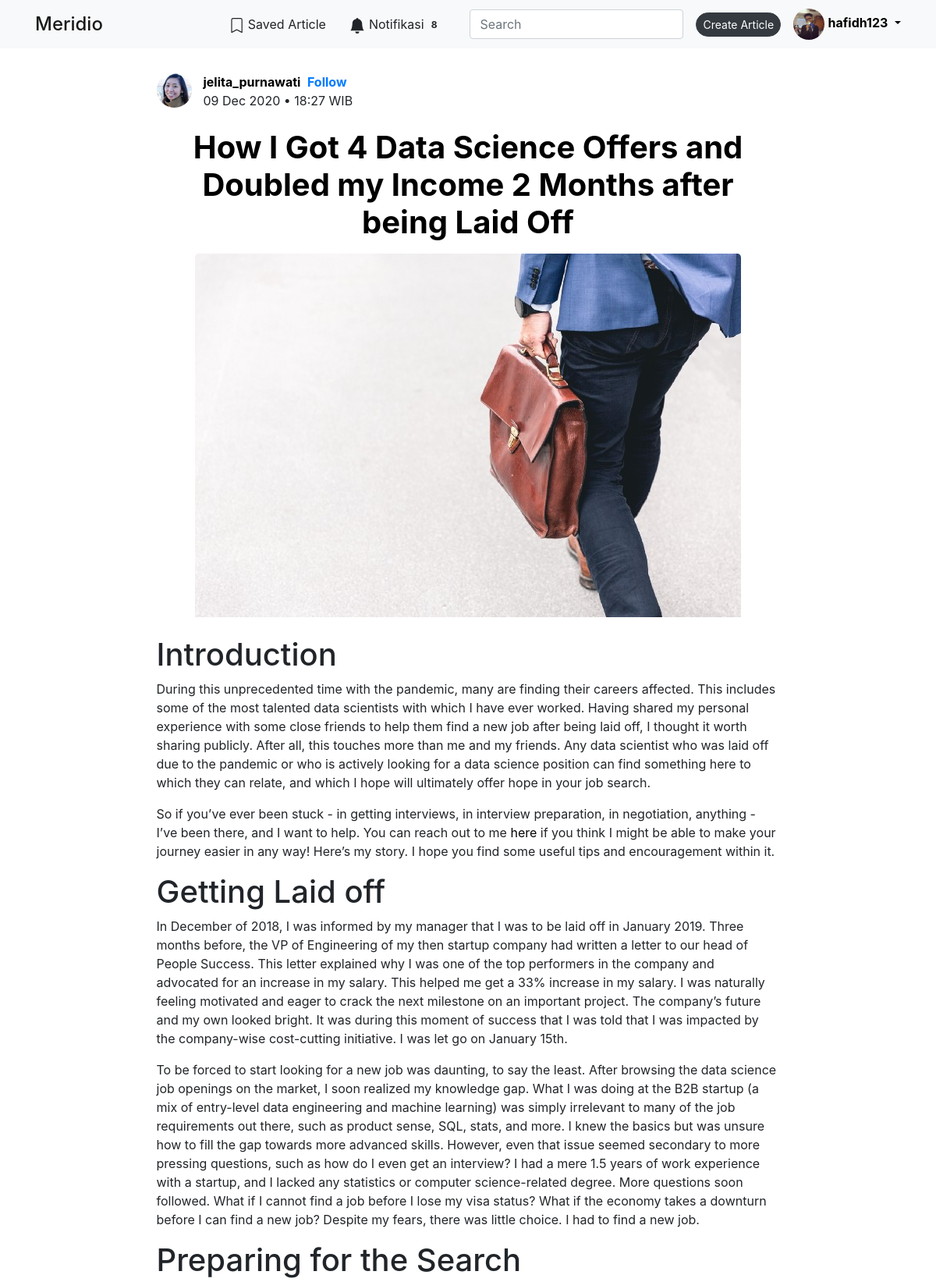
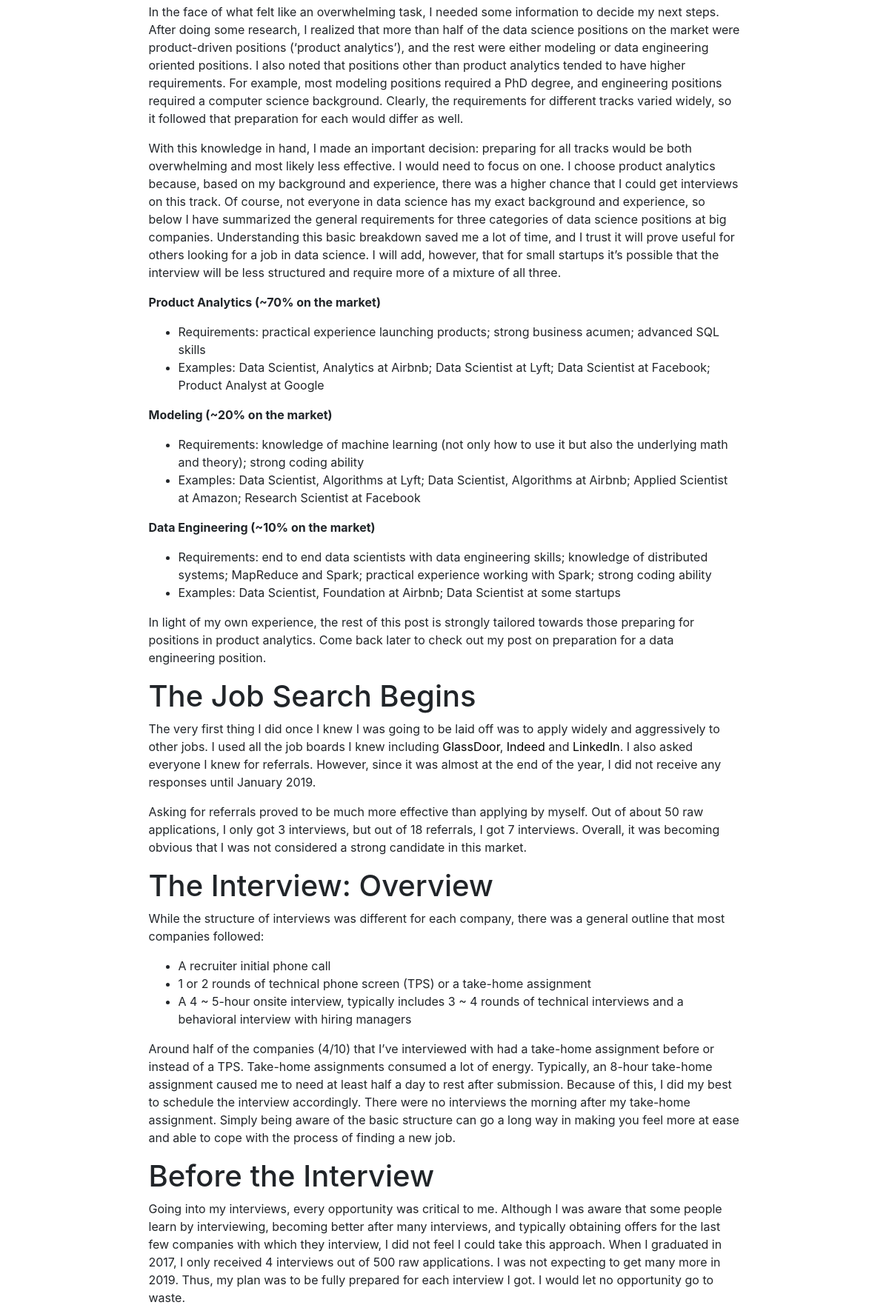
The app's page /page/article.php?id=34 (signed in, upper part) with its own data (2 pictures, top to bottom).
### tables this page shows
CREATE TABLE `user` (
  `id` bigint(20) NOT NULL,
  `username` varchar(20) NOT NULL,
  `nama_lengkap` varchar(666) NOT NULL,
  `email` varchar(666) NOT NULL,
  `foto_profil` char(32) NOT NULL,
  `password` char(255) NOT NULL,
  `tempat_tinggal` varchar(666) NOT NULL,
  `tanggal_lahir` date NOT NULL,
  `pekerjaan` varchar(666) NOT NULL,
  `pendidikan` varchar(666) NOT NULL,
  `tentang` text NOT NULL,
  `waktu_pendaftaran` datetime NOT NULL
);

CREATE TABLE `artikel` (
  `id` bigint(20) NOT NULL,
  `user_id` bigint(20) NOT NULL,
  `waktu_buat` datetime NOT NULL,
  `judul_artikel` varchar(666) NOT NULL,
  `header_artikel` char(32) NOT NULL,
  `isi_artikel` text NOT NULL
);

### page/database.php (called while the page is built, shortened)
<?php
$db = mysqli_connect('localhost', 'root', '', 'pemweb');
function query($query)
{
    global $db;
    $result = mysqli_query($db, $query);
    $rows = [];
    while ($row = mysqli_fetch_assoc($result)) {
        $rows[] = $row;
    }
    return $rows;
}

### page/article.php (the view, shortened to what this page needs)
<?php
require "./database.php";
if (isset($_SESSION['login'])) {
    if (isset($_SESSION['id'])) {
        $my_id = $_SESSION['id'];
    } else {
        $my_id = $_COOKIE['id'];
    }
    $queryMyUser = "SELECT * FROM user WHERE id = $my_id";
    $myUser = query($queryMyUser);
    $myUser = $myUser[0];
}
$queryArticle = "SELECT * FROM artikel JOIN user ON artikel.user_id = user.id  WHERE artikel.id = " . $_GET['id'];
$dataArticle = query($queryArticle);
$dataArticle = $dataArticle[0];
?>
<!DOCTYPE html>
<html lang="en">
	<head>
		<link rel="stylesheet" href="./../css/bootstrap.min.css">
		<link rel="stylesheet" href="./../css/all.css">
		<link rel="stylesheet" href="./../css/style article.css" />
	</head>
	<body>
		<?php if (isset($_SESSION['login'])): ?>
			<nav class="navbar navbar-expand-lg navbar-light bg-light fixed-top">
				<div class="container">
					<a class="navbar-brand mb-0 h1" href="./../index.php">Meridio</a>
					<div class="collapse navbar-collapse" id="navbarSupportedContent">
						<div class="utility-navbar mr-4 text-center">
							<div class="saved-article d-inline">
								<a href="./saved article.php" target="_blank">
									<button
										type="button"
										class="btn btn-light"
										data-toggle="tooltip"
										data-placement="top"
										title="Saved Article"
									>
										Saved Article
									</button>
								</a>
							</div>
							<div class="notifications d-inline-block">
								<a href="./notifikasi.php" target="_blank">
									<button
										type="button"
										class="btn btn-light button-notifications"
										data-toggle="tooltip"
										data-placement="top"
										data-user-id="<?=$myUser['id']?>"
										title="Notifikasi"
									>
										<?php
											$queryCekNotifikasi = "SELECT * FROM user_notifikasi WHERE user_id = " . $myUser['id'] . " AND sudah_dilihat = 0";
											$cekNotifikasi = query($queryCekNotifikasi);
											if (!$cekNotifikasi):
										?>
											<svg
												width="1.2em"
												height="1.2em"
												viewBox="0 0 16 16"
												class="bi bi-bell"
												fill="currentColor"
												xmlns="http://www.w3.org/2000/svg"
											>
												<path d="M8 16a2 2 0 0 0 2-2H6a2 2 0 0 0 2 2z" />
												<path
													fill-rule="evenodd"
													d="M8 1.918l-.797.161A4.002 4.002 0 0 0 4 6c0 .628-.134 2.197-.459 3.742-.16.767-.376 1.566-.663 2.258h10.244c-.287-.692-.502-1.49-.663-2.258C12.134 8.197 12 6.628 12 6a4.002 4.002 0 0 0-3.203-3.92L8 1.917zM14.22 12c.223.447.481.801.78 1H1c.299-.199.557-.553.78-1C2.68 10.2 3 6.88 3 6c0-2.42 1.72-4.44 4.005-4.901a1 1 0 1 1 1.99 0A5.002 5.002 0 0 1 13 6c0 .88.32 4.2 1.22 6z"
												/>
											</svg>
											Notifikasi
										<?php else: ?>
											<svg xmlns="http://www.w3.org/2000/svg" width="20" height="20" fill="currentColor" class="bi bi-bell-fill" viewBox="0 0 16 16">
												<path d="M8 16a2 2 0 0 0 2-2H6a2 2 0 0 0 2 2zm.995-14.901a1 1 0 1 0-1.99 0A5.002 5.002 0 0 0 3 6c0 1.098-.5 6-2 7h14c-1.5-1-2-5.902-2-7 0-2.42-1.72-4.44-4.005-4.901z"/>
											</svg>
											Notifikasi <span class="badge"><?=count($cekNotifikasi)?></span>
										<?php endif?>
									</button>
								</a>
							</div>
						</div>
						<form action="./search.php" class="form-inline my-2 my-lg-0">
							<input
								class="form-control mr-3"
								type="search"
								placeholder="Search"
								aria-label="Search"
								name="s"
							/>
						</form>
						<div class="buat-postingan mr-3">
							<a href="./buat article.php" target="_blank">
								<button type="button" class="btn btn-dark btn-sm rounded-pill">
									Create Article
								</button>
							</a>
						</div>
						<div class="dropdown">
							<button
								class="dropdown-toggle"
								type="button"
								id="dropdownMenuButton"
								data-toggle="dropdown"
								aria-haspopup="true"
								aria-expanded="false"
							>
								<img
									src="./../src/profile_pictures/<?=$myUser['foto_profil']?>.jpg"
									alt="<?=$myUser['username']?>"
									class="rounded-circle"
									width="40em"
								/>
								<span class="font-weight-bold"><?=$myUser['username']?></span>
							</button>
						</div>
					</div>
				</div>
			</nav>
		<?php endif?>
		<section class="pb-2">
			<div class="container container-bagian-tengah">
				<div class="row d-flex justify-content-center p-3 atas">
					<div class="article-1 col-md-9 p-3 rounded-lg">
						<div class="account-article-1">
							<a href="./profile.php?id=<?=$dataArticle['user_id']?>" target="_blank">
								<img
									src="./../src/profile_pictures/<?=$dataArticle['foto_profil']?>.jpg"
									alt="<?=$dataArticle['username']?>"
									class="rounded-circle float-left"
									width="45em"
								/>
							</a>
							<div class="row">
								<div class="col">
									<a href="./profile.php?id=<?=$dataArticle['user_id']?>" target="_blank">
										<span class="font-weight-bold"><?=$dataArticle['username']?></span>
									</a>
									<?php if (isset($_SESSION['login'])): ?>
										<?php
											$queryCekFollow = "SELECT * FROM user_followers WHERE user_id_followers = " . $dataArticle['user_id'] . " AND user_id = " . $myUser['id'];
											$cekFollow = query($queryCekFollow);
										?>
										<?php if ($dataArticle['user_id'] === $myUser['id']): ?>
										<?php elseif (!$cekFollow): ?>
											<button class="followSekarang" data-id="<?=$dataArticle['user_id']?>" data-user-id="<?=$myUser['id']?>">
												<span class="text-primary font-weight-bold mx-1"
													>Follow</span
												>
											</button>
										<?php endif?>
									<?php endif?>
								</div>
							</div>
							<div class="row">
								<div class="col">
                                    <?php
										$time = strtotime($dataArticle['waktu_buat']);
										$time = date('d M Y • H:i', $time);
									?>
                                    <span><?=$time?> WIB</span>
								</div>
							</div>
						</div>
						<div class="content-article pt-2">
							<article>
								<a href="">
									<h1 class="font-weight-bolder pb-2 pt-3 text-center d-block">
										<?=$dataArticle['judul_artikel']?>
									</h1>
								</a>
								<img
									src="./../src/article_images/<?=$dataArticle['header_artikel']?>.jpg"
									class="img-fluid rounded-lg pb-4 d-block mx-auto"
									alt="<?=$dataArticle['judul_artikel']?>"
								/>
								<span>
									<?=$dataArticle['isi_artikel']?>
								</span>
							</article>
						</div>
					</div>
				</div>
			</div>
		</section>
	</body>
</html>

### css/style article.css (style rules this page uses)
html { scroll-behavior: smooth; }
.navbar-brand { font-size: 1.5em; }
.atas { margin-top: 3.8em; }
a { color: rgba(0, 0, 0); }
button { padding: 0; border: none; background: none; }
li { text-decoration: none; }

### records on screen
user: foto_profil (picture), username "hafidh123"
artikel: user.foto_profil (picture), user.username "jelita_purnawati", waktu_buat "09 Dec 2020 • 18:27", judul_artikel "How I Got 4 Data Science Offers and Doubled my Income 2 Months after being Laid Off", header_artikel (picture), isi_artikel "Introduction During this unprecedented time with the pandemic, many are finding their careers affected. This includes some of the most talented data scientists with which I have ever worked. Having shared my personal experience with some close friends to help them find a new job after being laid off, I thought it worth sharing publicly. After all, this touches more than me and my friends. Any data scientist who was laid off due to the pandemic or who is actively looking for a data science position can find something here to which they can relate, and which I hope will ultimately offer hope in your job search. So if you’ve ever been stuck - in getting interviews, in interview preparation, in…"

### other values on screen
count($cekNotifikasi) "8"
